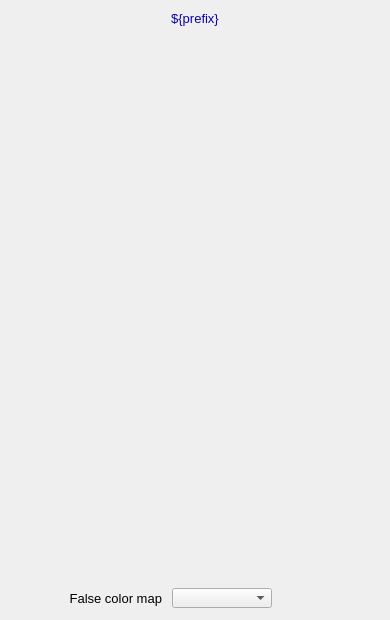
<?xml version="1.0" ?>
<ui version="4.0">
  <class>Dialog</class>
  <widget class="QWidget" name="screen">
    <property name="geometry">
      <rect>
        <x>193</x>
        <y>91</y>
        <width>390</width>
        <height>620</height>
      </rect>
    </property>
    <property name="styleSheet">
      <string notr="true">QWidget#screen {
  color: rgb(0, 0, 0);
  background-color: rgb(187, 187, 187);
  }</string>
    </property>
    <property name="windowTitle">
      <string>NDColorConvert</string>
    </property>
    <widget class="PyDMDrawingRectangle" name="rectangle">
      <property name="geometry">
        <rect>
          <x>0</x>
          <y>5</y>
          <width>390</width>
          <height>25</height>
        </rect>
      </property>
      <property name="brush" stdset="0">
        <brush brushstyle="SolidPattern">
          <color alpha="255">
            <red>218</red>
            <green>218</green>
            <blue>218</blue>
          </color>
        </brush>
      </property>
      <property name="penStyle" stdset="0">
        <enum>Qt::SolidLine</enum>
      </property>
      <property name="penColor" stdset="0">
        <color>
          <red>218</red>
          <green>218</green>
          <blue>218</blue>
        </color>
      </property>
      <property name="penWidth" stdset="0">
        <double>0</double>
      </property>
      <property name="penCapStyle" stdset="0">
        <enum>Qt::FlatCap</enum>
      </property>
      <property name="toolTip">
        <string>rectangle</string>
      </property>
    </widget>
    <widget class="QLabel" name="text">
      <property name="geometry">
        <rect>
          <x>87</x>
          <y>6</y>
          <width>216</width>
          <height>25</height>
        </rect>
      </property>
      <property name="text">
        <string>${prefix}</string>
      </property>
      <property name="font" stdset="0">
        <font>
          <pointsize>10</pointsize>
        </font>
      </property>
      <property name="brush" stdset="0">
        <brush brushstyle="SolidPattern">
          <color alpha="255">
            <red>10</red>
            <green>0</green>
            <blue>184</blue>
          </color>
        </brush>
      </property>
      <property name="toolTip">
        <string>text</string>
      </property>
      <property name="alignment">
        <set>Qt::AlignCenter</set>
      </property>
      <property name="styleSheet">
        <string notr="true">QLabel#text {
  color: rgb(10, 0, 184);
  }</string>
      </property>
    </widget>
    <widget class="PyDMEmbeddedDisplay" name="composite">
      <property name="geometry">
        <rect>
          <x>5</x>
          <y>40</y>
          <width>380</width>
          <height>505</height>
        </rect>
      </property>
      <property name="toolTip">
        <string>composite</string>
      </property>
      <property name="filename" stdset="0">
        <string>PluginBase.ui</string>
      </property>
    </widget>
    <widget class="PyDMFrame" name="composite_1">
      <property name="geometry">
        <rect>
          <x>5</x>
          <y>555</y>
          <width>380</width>
          <height>60</height>
        </rect>
      </property>
      <widget class="PyDMDrawingRectangle" name="rectangle_1">
        <property name="geometry">
          <rect>
            <x>0</x>
            <y>0</y>
            <width>380</width>
            <height>60</height>
          </rect>
        </property>
        <property name="brush" stdset="0">
          <brush brushstyle="NoBrush">
            <color alpha="255">
              <red>0</red>
              <green>0</green>
              <blue>0</blue>
            </color>
          </brush>
        </property>
        <property name="penStyle" stdset="0">
          <enum>Qt::SolidLine</enum>
        </property>
        <property name="penColor" stdset="0">
          <color>
            <red>0</red>
            <green>0</green>
            <blue>0</blue>
          </color>
        </property>
        <property name="penWidth" stdset="0">
          <double>1</double>
        </property>
        <property name="penCapStyle" stdset="0">
          <enum>Qt::FlatCap</enum>
        </property>
        <property name="toolTip">
          <string>rectangle_1</string>
        </property>
      </widget>
      <widget class="PyDMFrame" name="composite_2">
        <property name="geometry">
          <rect>
            <x>7</x>
            <y>8</y>
            <width>366</width>
            <height>20</height>
          </rect>
        </property>
        <widget class="QLabel" name="text_1">
          <property name="geometry">
            <rect>
              <x>5</x>
              <y>555</y>
              <width>150</width>
              <height>20</height>
            </rect>
          </property>
          <property name="text">
            <string>Color mode out</string>
          </property>
          <property name="font" stdset="0">
            <font>
              <pointsize>10</pointsize>
            </font>
          </property>
          <property name="brush" stdset="0">
            <brush brushstyle="SolidPattern">
              <color alpha="255">
                <red>0</red>
                <green>0</green>
                <blue>0</blue>
              </color>
            </brush>
          </property>
          <property name="toolTip">
            <string>text_1</string>
          </property>
          <property name="alignment">
            <set>Qt::AlignRight|Qt::AlignTrailing|Qt::AlignVCenter</set>
          </property>
          <property name="styleSheet">
            <string notr="true">QLabel#text_1 {
  color: rgb(0, 0, 0);
  }</string>
          </property>
        </widget>
        <widget class="PyDMEnumComboBox" name="menu">
          <property name="geometry">
            <rect>
              <x>165</x>
              <y>555</y>
              <width>100</width>
              <height>20</height>
            </rect>
          </property>
          <property name="toolTip">
            <string>${prefix}ColorModeOut</string>
          </property>
          <property name="channel" stdset="0">
            <string>ca://${prefix}ColorModeOut</string>
          </property>
          <property name="font" stdset="0">
            <font>
              <pointsize>10</pointsize>
            </font>
          </property>
          <property name="styleSheet">
            <string notr="true">PyDMEnumComboBox#menu {
  color: rgb(0, 0, 0);
  background-color: rgb(115, 223, 255);
  }</string>
          </property>
        </widget>
        <widget class="PyDMLabel" name="text_update">
          <property name="geometry">
            <rect>
              <x>271</x>
              <y>556</y>
              <width>100</width>
              <height>18</height>
            </rect>
          </property>
          <property name="toolTip">
            <string>PV: ${prefix}ColorModeOut_RBV</string>
          </property>
          <property name="channel" stdset="0">
            <string>ca://${prefix}ColorModeOut_RBV</string>
          </property>
          <property name="font" stdset="0">
            <font>
              <pointsize>10</pointsize>
            </font>
          </property>
          <property name="alignment">
            <set>Qt::AlignLeading|Qt::AlignLeft|Qt::AlignVCenter</set>
          </property>
          <property name="textInteractionFlags">
            <set>Qt::TextSelectableByKeyboard|Qt::TextSelectableByMouse</set>
          </property>
          <property name="styleSheet">
            <string notr="true">PyDMLabel#text_update {
  color: rgb(10, 0, 184);
  background-color: rgb(187, 187, 187);
  }</string>
          </property>
        </widget>
      </widget>
      <widget class="QLabel" name="text_2">
        <property name="geometry">
          <rect>
            <x>7</x>
            <y>33</y>
            <width>150</width>
            <height>20</height>
          </rect>
        </property>
        <property name="text">
          <string>False color map</string>
        </property>
        <property name="font" stdset="0">
          <font>
            <pointsize>10</pointsize>
          </font>
        </property>
        <property name="brush" stdset="0">
          <brush brushstyle="SolidPattern">
            <color alpha="255">
              <red>0</red>
              <green>0</green>
              <blue>0</blue>
            </color>
          </brush>
        </property>
        <property name="toolTip">
          <string>text_2</string>
        </property>
        <property name="alignment">
          <set>Qt::AlignRight|Qt::AlignTrailing|Qt::AlignVCenter</set>
        </property>
        <property name="styleSheet">
          <string notr="true">QLabel#text_2 {
  color: rgb(0, 0, 0);
  }</string>
        </property>
      </widget>
      <widget class="PyDMEnumComboBox" name="menu_1">
        <property name="geometry">
          <rect>
            <x>167</x>
            <y>33</y>
            <width>100</width>
            <height>20</height>
          </rect>
        </property>
        <property name="toolTip">
          <string>${prefix}FalseColor</string>
        </property>
        <property name="channel" stdset="0">
          <string>ca://${prefix}FalseColor</string>
        </property>
        <property name="font" stdset="0">
          <font>
            <pointsize>10</pointsize>
          </font>
        </property>
        <property name="styleSheet">
          <string notr="true">PyDMEnumComboBox#menu_1 {
  color: rgb(0, 0, 0);
  background-color: rgb(115, 223, 255);
  }</string>
        </property>
      </widget>
      <widget class="PyDMLabel" name="text_update_1">
        <property name="geometry">
          <rect>
            <x>273</x>
            <y>34</y>
            <width>100</width>
            <height>18</height>
          </rect>
        </property>
        <property name="toolTip">
          <string>PV: ${prefix}FalseColor_RBV</string>
        </property>
        <property name="channel" stdset="0">
          <string>ca://${prefix}FalseColor_RBV</string>
        </property>
        <property name="font" stdset="0">
          <font>
            <pointsize>10</pointsize>
          </font>
        </property>
        <property name="alignment">
          <set>Qt::AlignLeading|Qt::AlignLeft|Qt::AlignVCenter</set>
        </property>
        <property name="textInteractionFlags">
          <set>Qt::TextSelectableByKeyboard|Qt::TextSelectableByMouse</set>
        </property>
        <property name="styleSheet">
          <string notr="true">PyDMLabel#text_update_1 {
  color: rgb(10, 0, 184);
  background-color: rgb(187, 187, 187);
  }</string>
        </property>
      </widget>
    </widget>
  </widget>
  <customwidgets>
    <customwidget>
      <class>PyDMDrawingRectangle</class>
      <extends>QWidget</extends>
      <header>pydm.widgets.drawing</header>
    </customwidget>
    <customwidget>
      <class>PyDMLabel</class>
      <extends>QLabel</extends>
      <header>pydm.widgets.label</header>
    </customwidget>
    <customwidget>
      <class>PyDMEmbeddedDisplay</class>
      <extends>QFrame</extends>
      <header>pydm.widgets.embedded_display</header>
    </customwidget>
    <customwidget>
      <class>PyDMFrame</class>
      <extends>QFrame</extends>
      <header>pydm.widgets.frame</header>
    </customwidget>
    <customwidget>
      <class>PyDMEnumComboBox</class>
      <extends>QComboBox</extends>
      <header>pydm.widgets.enum_combo_box</header>
    </customwidget>
  </customwidgets>
</ui>
